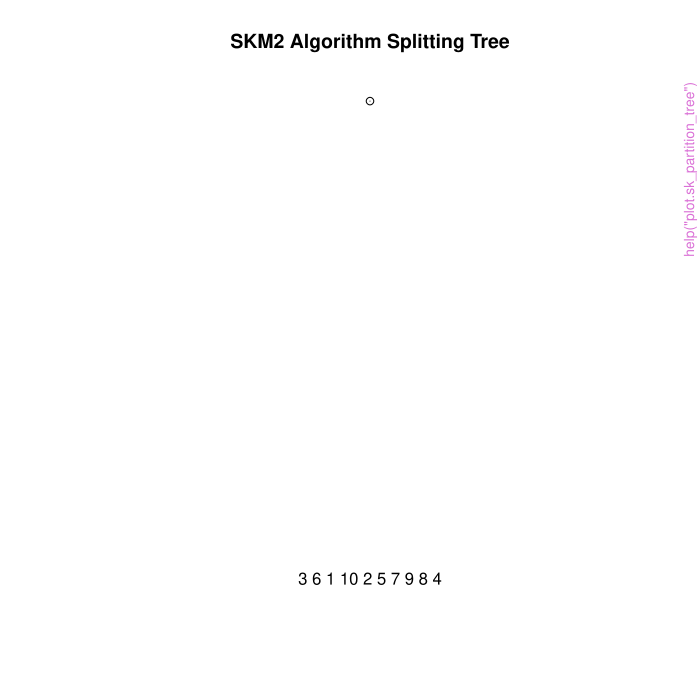

Source code (R):
pkgname <- "SK4FGA"
source(file.path(R.home("share"), "R", "examples-header.R"))
options(warn = 1)
options(pager = "console")
base::assign(".ExTimings", "SK4FGA-Ex.timings", pos = 'CheckExEnv')
base::cat("name\tuser\tsystem\telapsed\n", file=base::get(".ExTimings", pos = 'CheckExEnv'))
base::assign(".format_ptime",
function(x) {
  if(!is.na(x[4L])) x[1L] <- x[1L] + x[4L]
  if(!is.na(x[5L])) x[2L] <- x[2L] + x[5L]
  options(OutDec = '.')
  format(x[1L:3L], digits = 7L)
},
pos = 'CheckExEnv')

### * </HEADER>
library('SK4FGA')

base::assign(".oldSearch", base::search(), pos = 'CheckExEnv')
base::assign(".old_wd", base::getwd(), pos = 'CheckExEnv')
cleanEx()
nameEx("generate_indices")
### * generate_indices

flush(stderr()); flush(stdout())

base::assign(".ptime", proc.time(), pos = "CheckExEnv")
### Name: generate_indices
### Title: Generate a test set of Glass-Fragment Refractive indices.
### Aliases: generate_indices

### ** Examples


test_ris = generate_indices(8)
partition(test_ris)

test_ris_varied = generate_indices(.sd_multi = 5)
partition(test_ris)




base::assign(".dptime", (proc.time() - get(".ptime", pos = "CheckExEnv")), pos = "CheckExEnv")
base::cat("generate_indices", base::get(".format_ptime", pos = 'CheckExEnv')(get(".dptime", pos = "CheckExEnv")), "\n", file=base::get(".ExTimings", pos = 'CheckExEnv'), append=TRUE, sep="\t")
cleanEx()
nameEx("partition")
### * partition

flush(stderr()); flush(stdout())

base::assign(".ptime", proc.time(), pos = "CheckExEnv")
### Name: partition
### Title: Create Partitions of an RI array.
### Aliases: partition

### ** Examples


ris = generate_indices()
partition(ris)





base::assign(".dptime", (proc.time() - get(".ptime", pos = "CheckExEnv")), pos = "CheckExEnv")
base::cat("partition", base::get(".format_ptime", pos = 'CheckExEnv')(get(".dptime", pos = "CheckExEnv")), "\n", file=base::get(".ExTimings", pos = 'CheckExEnv'), append=TRUE, sep="\t")
cleanEx()
nameEx("partition_C")
### * partition_C

flush(stderr()); flush(stdout())

base::assign(".ptime", proc.time(), pos = "CheckExEnv")
### Name: partition_C
### Title: Create Partitions of an RI array.
### Aliases: partition_C

### ** Examples


ris = generate_indices()
partition(ris)





base::assign(".dptime", (proc.time() - get(".ptime", pos = "CheckExEnv")), pos = "CheckExEnv")
base::cat("partition_C", base::get(".format_ptime", pos = 'CheckExEnv')(get(".dptime", pos = "CheckExEnv")), "\n", file=base::get(".ExTimings", pos = 'CheckExEnv'), append=TRUE, sep="\t")
cleanEx()
nameEx("partition_fast")
### * partition_fast

flush(stderr()); flush(stdout())

base::assign(".ptime", proc.time(), pos = "CheckExEnv")
### Name: partition_fast
### Title: Create Partitions of an RI array.
### Aliases: partition_fast

### ** Examples


ris = generate_indices()
partition(ris)





base::assign(".dptime", (proc.time() - get(".ptime", pos = "CheckExEnv")), pos = "CheckExEnv")
base::cat("partition_fast", base::get(".format_ptime", pos = 'CheckExEnv')(get(".dptime", pos = "CheckExEnv")), "\n", file=base::get(".ExTimings", pos = 'CheckExEnv'), append=TRUE, sep="\t")
cleanEx()
nameEx("plot.sk_partition_tree")
### * plot.sk_partition_tree

flush(stderr()); flush(stdout())

base::assign(".ptime", proc.time(), pos = "CheckExEnv")
### Name: plot.sk_partition_tree
### Title: Plot method for objects of type "sk_partition_tree".
### Aliases: plot.sk_partition_tree

### ** Examples


data = generate_indices()
part = partition(data)
plot.sk_partition_tree(part)
plot(part)




base::assign(".dptime", (proc.time() - get(".ptime", pos = "CheckExEnv")), pos = "CheckExEnv")
base::cat("plot.sk_partition_tree", base::get(".format_ptime", pos = 'CheckExEnv')(get(".dptime", pos = "CheckExEnv")), "\n", file=base::get(".ExTimings", pos = 'CheckExEnv'), append=TRUE, sep="\t")
### * <FOOTER>
###
cleanEx()
options(digits = 7L)
base::cat("Time elapsed: ", proc.time() - base::get("ptime", pos = 'CheckExEnv'),"\n")
grDevices::dev.off()
###
### Local variables: ***
### mode: outline-minor ***
### outline-regexp: "\\(> \\)?### [*]+" ***
### End: ***
quit('no')
